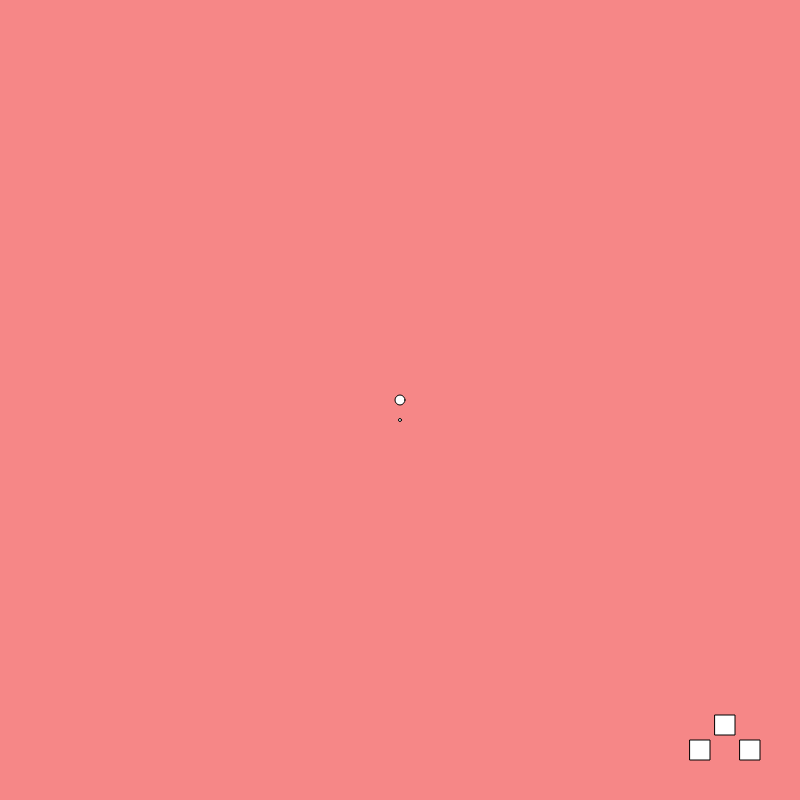
Frame 1 (no input)
Frame 60 (no input): identical to frame 1, image omitted
Frame 120 (the mouse pressed at the canvas centre since frame 60): identical to frame 1, image omitted

The p5.js sketch that drew this single still picture (run headless with seeded random() and noise() and a simulated clock; from frame 60 on, the mouse is pressed at the canvas centre):

// p5.js sketch
// ── sketch.js
var ship;
var currentTime, deltaTime, previousTime = 0;
var yForce = 0;
var xForce = 0;
var timeS;
var maxSpeed;
var arrows;

function setup() {
	createCanvas(800, 800);
	ship = new Ship(width / 2, height / 2, 10, 20);
	arrows = new Arrows(width, height);
	maxSpeed = 10;
}

function draw() {
	background(246,135,135);
	currentTime = millis() / 60;
	deltaTime = currentTime - previousTime;
	previousTime = currentTime;

	ship.calcMult();
	ship.computeVelocity(deltaTime, xForce, yForce);
	ship.dampVelocity();
	ship.computePosition(deltaTime);
	ship.computePositionRotation();
	ship.draw();
	currentTime += deltaTime;
	arrows.draw();

	if (keyIsDown(LEFT_ARROW)) {
		ship.theta -= 1/8;
	} else if (keyIsDown(RIGHT_ARROW)) {
		ship.theta += 1/8;
	}
	
	if (keyIsDown(LEFT_ARROW)) {
		arrows.leftColor = color('cyan');
	} else {
		arrows.leftColor = color('white');
	}
	if (keyIsDown(RIGHT_ARROW)) {
		arrows.rightColor = color('cyan');
	} else {
		arrows.rightColor = color('white');
	}
	
	

	if (keyIsDown(UP_ARROW)) {
		//	depending on where the offset circle is, a force of x and y will be added
		xForce = ship.xMult*2;
		yForce = ship.yMult*2;
		arrows.upColor = color('cyan');
	} else {
		arrows.upColor = color('white');
	}

	// eventually will add friction?? maybe??
	if (!keyIsPressed) {
		xForce = 0;
		yForce = 0;
	}

	// print("force x: " + xForce);
	// print("force y: " + yForce);

	// if (keyIsDown(LEFT_ARROW)) {
	// 	xForce = -2;
	// }
	// if (keyIsDown(RIGHT_ARROW)) {
	// 	xForce = 2;
	// }
	// if (keyIsDown(UP_ARROW)) {
	// 	yForce = 2;
	// }
	// if (keyIsDown(DOWN_ARROW)) {
	// 	yForce = -2;
	// }


	// looping movement across canvas
	if (ship.posX - ship.size > width) {
		ship.posX = -ship.size;
	}
	if (ship.posX + ship.size < 0) {
		ship.posX = width + ship.size;
	}
	if (ship.posY - ship.size > height) {
		ship.posY = -ship.size;
	}
	if (ship.posY + ship.size < 0) {
		ship.posY = height + ship.size;
	}
}

class Arrows {
	constructor(x, y) {
		this.offX = x - 75;
		this.offY = y - 50;
		this.leftColor = color('white');
		this.rightColor = color('white');
		this.upColor = color('white');
	}
	
	draw() {
		push();
		rectMode(CENTER);
		fill(this.leftColor);
		rect(this.offX-25, this.offY, 20, 20);
		
		fill(this.rightColor);
		rect(this.offX+25, this.offY, 20, 20);
		
		fill(this.upColor);
		rect(this.offX, this.offY - 25, 20, 20);
		pop();
	}
}

class Ship {
	constructor(x, y, size, mass) {
		this.size = size;
		this.posX = x;
		this.posY = y;
		this.mass = mass;
		this.velocityX = 0;
		this.velocityY = 0;

		this.theta = PI / 2;
		this.posOffsetX;
		this.posOffsetY;

		this.xMult;
		this.yMult;

	}

	draw() {
		circle(this.posX, this.posY, this.size);
		circle(this.posOffsetX, this.posOffsetY, 3);
	}

	computeForce() {
		// 		var forceX = this.mass * forceX;
		// 		var forceY = this.mass * forceY;

		// 		print("Force X: " + this.forceX);
		// 		print("Force Y: " + this.forceY);
	}

	computeVelocity(dt, fX, fY) {
		var forceX = this.mass * fX;
		var forceY = this.mass * fY;
		// print("forceX: " + forceX);
		// print("forceY: " + forceY);

		var accelerationX = forceX / this.mass;
		var accelerationY = forceY / this.mass;

		this.velocityX += accelerationX * dt;
		this.velocityY += accelerationY * dt;

		// print("Velocity X: " + abs(this.velocityX));
		// print("Velocity Y: " + abs(this.velocityY));
	}
	
	dampVelocity() {
		if(this.velocityX > maxSpeed) {
			this.velocityX = maxSpeed;
		}
		if(this.velocityX < -maxSpeed) {
			this.velocityX = -maxSpeed;
		}
		if(this.velocityY > maxSpeed) {
			this.velocityY = maxSpeed;
		}
		if(this.velocityY < -maxSpeed) {
			this.velocityY = -maxSpeed;
		}
	}

	computePosition(dt) {
		this.posX += this.velocityX * dt;
		this.posY += this.velocityY * dt;
		// print("Pos X: " + this.posX);
		// print("Pos Y: " + this.posY);
	}

	computePositionRotation() {
		this.posOffsetX = 20 * cos(this.theta) + this.posX;
		this.posOffsetY = 20 * sin(this.theta) + this.posY;
	}

	calcMult() {
		this.xMult = cos(this.theta);
		this.yMult = sin(this.theta);
	}
}
